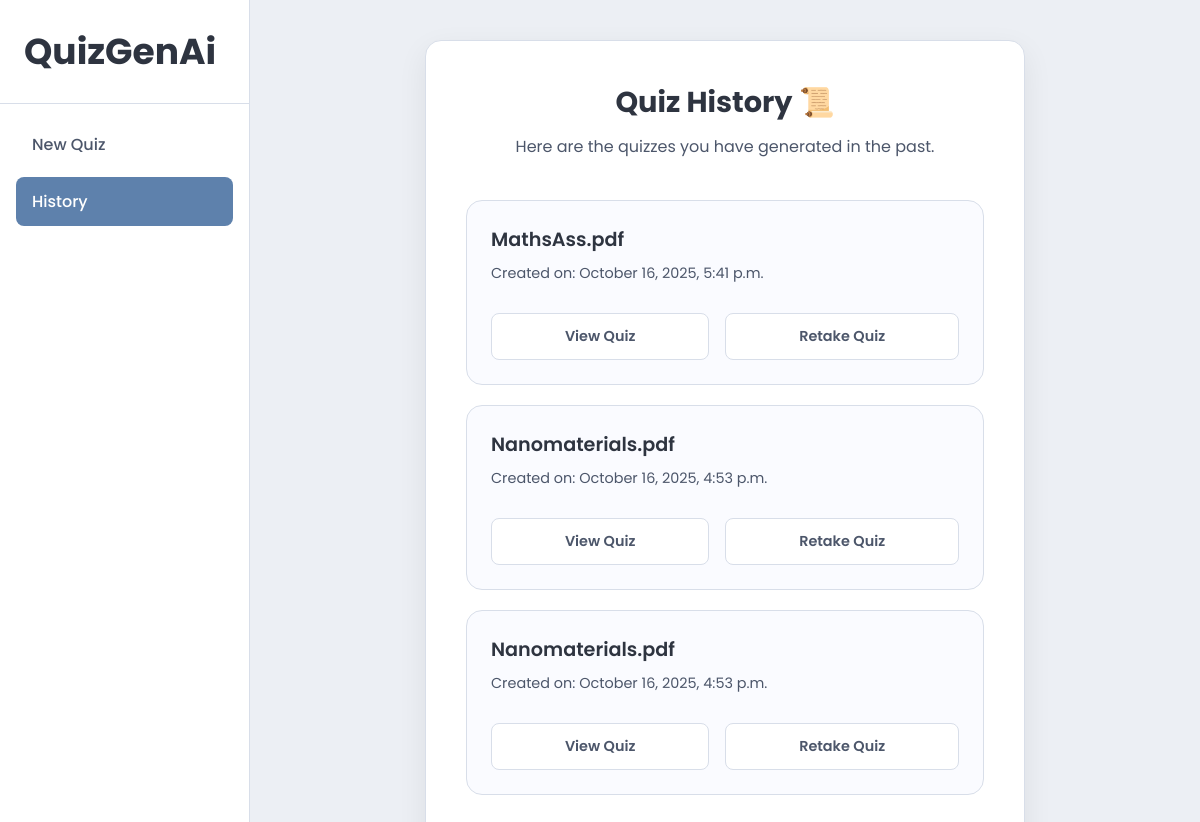
Before: /history/ with the older database file.
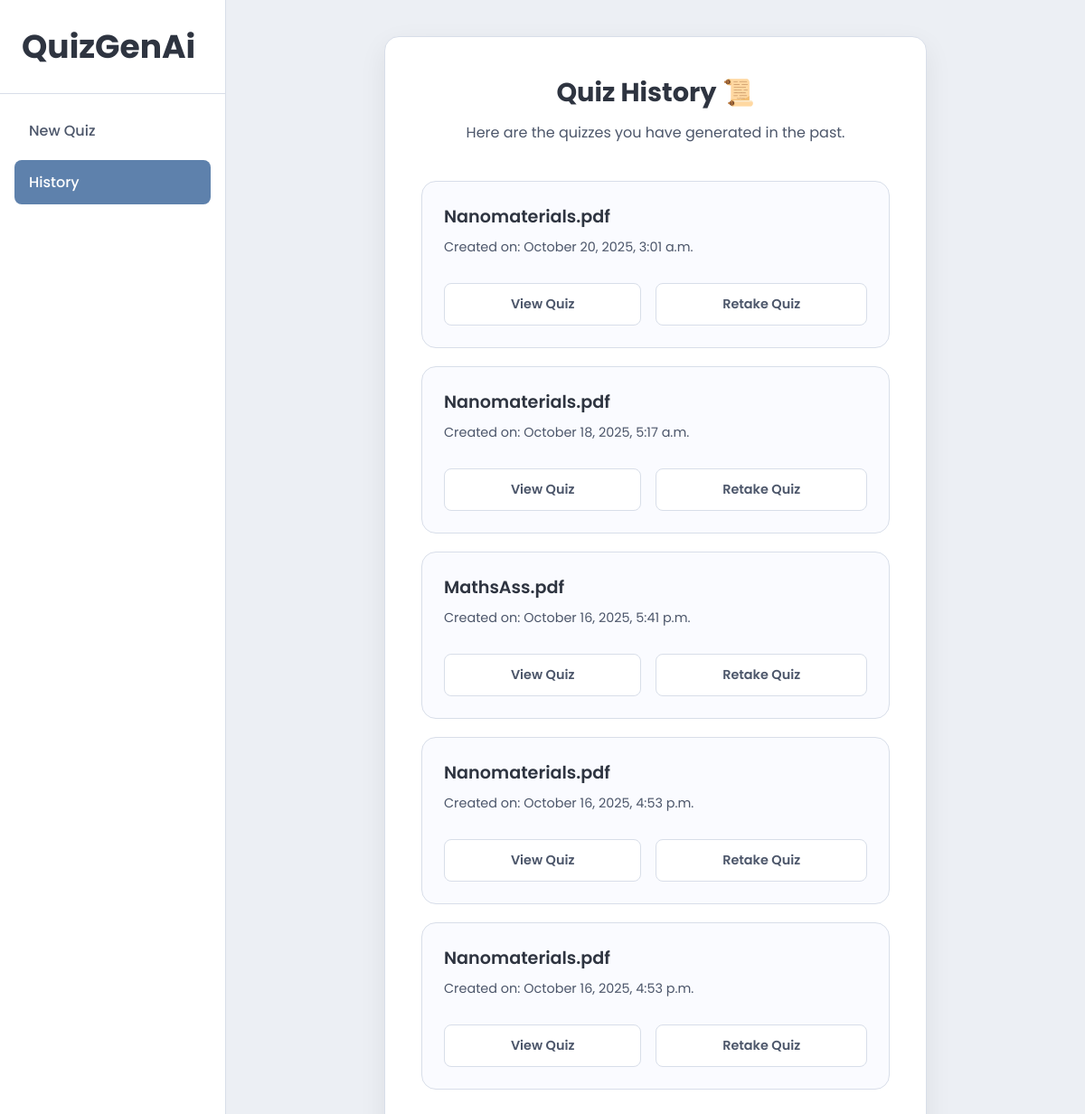
After: the same page with the newer database file.
### home/models.py (models this page shows, shortened)
class Quiz(models.Model):
    id = models.UUIDField(primary_key=True, default=uuid.uuid4, editable=False)
    title = models.CharField(max_length=255)
    quiz_data = models.JSONField()
    created_at = models.DateTimeField(auto_now_add=True)

### home/views.py (the view)
# urls.py: path("history/", views.history_view, name="history"),
def history_view(request):
    quizzes = Quiz.objects.all().order_by('-created_at')
    return render(request, 'history.html', {'quizzes': quizzes})

### templates/history.html (shortened to what this page needs)
{% load static %}
<!DOCTYPE html>
<html lang="en">
<head>
    <link rel="stylesheet" href="{% static 'style.css' %}">
    <link rel="stylesheet" href="{% static 'history.css' %}">
</head>
<body>
    <div class="page-wrapper">
        <aside id="sidebar">
            <div class="sidebar-header">
                <h2>QuizGenAi</h2>
            </div>
            <nav class="sidebar-nav">
                <ul>
                    <li><a href="/">New Quiz</a></li>
                    <li class="active"><a href="/history/">History</a></li>
                </ul>
            </nav>
        </aside>
        <div class="main-content-area">
            <main class="container">
                <header>
                    <h1>Quiz History 📜</h1>
                    <p>Here are the quizzes you have generated in the past.</p>
                </header>
                <div class="history-list">
                    {% if quizzes %}
                        {% for quiz in quizzes %}
                            <div class="history-item">
                                <h3 class="quiz-title">{{ quiz.title }}</h3>
                                <p class="quiz-date">Created on: {{ quiz.created_at|date:"F j, Y, g:i a" }}</p>
                                <div class="button-group">
                                    <a href="{% url 'quiz_detail' quiz.id %}" class="secondary-btn">View Quiz</a>
                                    <a href="{% url 'quiz_retake' quiz.id %}" class="primary-btn">Retake Quiz</a>
                                </div>
                            </div>
                        {% endfor %}
                    {% else %}
                        <p>You haven't generated any quizzes yet.</p>
                    {% endif %}
                </div>
            </main>
        </div>
    </div>
</body>
</html>

Changed rows visible on the page:
added Quiz: title "Nanomaterials.pdf", created_at "October 20, 2025, 3:01 a.m."
added Quiz: title "Nanomaterials.pdf", created_at "October 18, 2025, 5:17 a.m."
